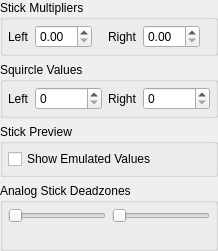
                <widget class="QWidget" name="stick_page">
                 <layout class="QVBoxLayout" name="stick_page_layout">
                  <property name="leftMargin">
                   <number>0</number>
                  </property>
                  <property name="topMargin">
                   <number>0</number>
                  </property>
                  <property name="rightMargin">
                   <number>0</number>
                  </property>
                  <property name="bottomMargin">
                   <number>0</number>
                  </property>
                  <item>
                   <widget class="QGroupBox" name="gb_stick_multi">
                    <property name="title">
                     <string>Stick Multipliers</string>
                    </property>
                    <layout class="QHBoxLayout" name="gb_stick_multi_layout">
                     <property name="leftMargin">
                      <number>5</number>
                     </property>
                     <property name="topMargin">
                      <number>5</number>
                     </property>
                     <property name="rightMargin">
                      <number>5</number>
                     </property>
                     <property name="bottomMargin">
                      <number>5</number>
                     </property>
                     <item>
                      <widget class="QLabel" name="label_stick_multi_left">
                       <property name="text">
                        <string>Left</string>
                       </property>
                      </widget>
                     </item>
                     <item>
                      <widget class="QDoubleSpinBox" name="stick_multi_left">
                       <property name="singleStep">
                        <double>0.100000000000000</double>
                       </property>
                      </widget>
                     </item>
                     <item>
                      <spacer name="spacer_stick_multi_left">
                       <property name="orientation">
                        <enum>Qt::Horizontal</enum>
                       </property>
                       <property name="sizeHint" stdset="0">
                        <size>
                         <width>0</width>
                         <height>0</height>
                        </size>
                       </property>
                      </spacer>
                     </item>
                     <item>
                      <widget class="QLabel" name="label_stick_multi_right">
                       <property name="text">
                        <string>Right</string>
                       </property>
                      </widget>
                     </item>
                     <item>
                      <widget class="QDoubleSpinBox" name="stick_multi_right">
                       <property name="singleStep">
                        <double>0.100000000000000</double>
                       </property>
                      </widget>
                     </item>
                     <item>
                      <spacer name="spacer_stick_multi_right">
                       <property name="orientation">
                        <enum>Qt::Horizontal</enum>
                       </property>
                       <property name="sizeHint" stdset="0">
                        <size>
                         <width>0</width>
                         <height>0</height>
                        </size>
                       </property>
                      </spacer>
                     </item>
                    </layout>
                   </widget>
                  </item>
                  <item>
                   <widget class="QGroupBox" name="gb_squircle">
                    <property name="title">
                     <string>Squircle Values</string>
                    </property>
                    <layout class="QHBoxLayout" name="layout_squircle">
                     <property name="leftMargin">
                      <number>5</number>
                     </property>
                     <property name="topMargin">
                      <number>5</number>
                     </property>
                     <property name="rightMargin">
                      <number>5</number>
                     </property>
                     <property name="bottomMargin">
                      <number>5</number>
                     </property>
                     <item>
                      <widget class="QLabel" name="label_squircle_left">
                       <property name="text">
                        <string>Left</string>
                       </property>
                      </widget>
                     </item>
                     <item>
                      <widget class="QSpinBox" name="squircle_left">
                       <property name="maximum">
                        <number>1000000</number>
                       </property>
                       <property name="singleStep">
                        <number>1000</number>
                       </property>
                      </widget>
                     </item>
                     <item>
                      <spacer name="spacer_squircle_left">
                       <property name="orientation">
                        <enum>Qt::Horizontal</enum>
                       </property>
                       <property name="sizeHint" stdset="0">
                        <size>
                         <width>0</width>
                         <height>0</height>
                        </size>
                       </property>
                      </spacer>
                     </item>
                     <item>
                      <widget class="QLabel" name="label_squircle_right">
                       <property name="text">
                        <string>Right</string>
                       </property>
                      </widget>
                     </item>
                     <item>
                      <widget class="QSpinBox" name="squircle_right">
                       <property name="maximum">
                        <number>1000000</number>
                       </property>
                      </widget>
                     </item>
                     <item>
                      <spacer name="spacer_squircle_right">
                       <property name="orientation">
                        <enum>Qt::Horizontal</enum>
                       </property>
                       <property name="sizeHint" stdset="0">
                        <size>
                         <width>0</width>
                         <height>0</height>
                        </size>
                       </property>
                      </spacer>
                     </item>
                    </layout>
                   </widget>
                  </item>
                  <item>
                   <widget class="QGroupBox" name="gb_stick_preview">
                    <property name="title">
                     <string>Stick Preview</string>
                    </property>
                    <layout class="QVBoxLayout" name="gb_stick_preview_layout">
                     <property name="leftMargin">
                      <number>5</number>
                     </property>
                     <property name="topMargin">
                      <number>5</number>
                     </property>
                     <property name="rightMargin">
                      <number>5</number>
                     </property>
                     <property name="bottomMargin">
                      <number>5</number>
                     </property>
                     <item>
                      <widget class="QCheckBox" name="chb_show_emulated_values">
                       <property name="text">
                        <string>Show Emulated Values</string>
                       </property>
                      </widget>
                     </item>
                    </layout>
                   </widget>
                  </item>
                  <item>
                   <widget class="QGroupBox" name="gb_sticks">
                    <property name="title">
                     <string>Analog Stick Deadzones</string>
                    </property>
                    <layout class="QHBoxLayout" name="gb_sticks_layout">
                     <property name="leftMargin">
                      <number>5</number>
                     </property>
                     <property name="topMargin">
                      <number>5</number>
                     </property>
                     <property name="rightMargin">
                      <number>5</number>
                     </property>
                     <property name="bottomMargin">
                      <number>5</number>
                     </property>
                     <item>
                      <layout class="QVBoxLayout" name="gb_stick_left">
                       <item>
                        <widget class="QSlider" name="slider_stick_left">
                         <property name="orientation">
                          <enum>Qt::Horizontal</enum>
                         </property>
                        </widget>
                       </item>
                       <item>
                        <widget class="QLabel" name="preview_stick_left">
                         <property name="text">
                          <string/>
                         </property>
                         <property name="alignment">
                          <set>Qt::AlignCenter</set>
                         </property>
                        </widget>
                       </item>
                      </layout>
                     </item>
                     <item>
                      <layout class="QVBoxLayout" name="gb_stick_right">
                       <item>
                        <widget class="QSlider" name="slider_stick_right">
                         <property name="orientation">
                          <enum>Qt::Horizontal</enum>
                         </property>
                        </widget>
                       </item>
                       <item>
                        <widget class="QLabel" name="preview_stick_right">
                         <property name="text">
                          <string/>
                         </property>
                         <property name="alignment">
                          <set>Qt::AlignCenter</set>
                         </property>
                        </widget>
                       </item>
                      </layout>
                     </item>
                    </layout>
                   </widget>
                  </item>
                 </layout>
                </widget>
